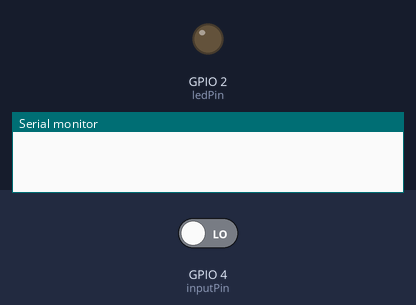
Bench run of a sketch on a simulated ESP32. On the bench: output pins drawn as LEDs (lit = HIGH), the last lines printed to the serial monitor. The test bench sets the inputs (shaded band); at power-on: GPIO 4 (inputPin) LOW.

Above: at 1.2 s.
1.3 s: GPIO 4 (inputPin) driven HIGH
At 2.2 s:
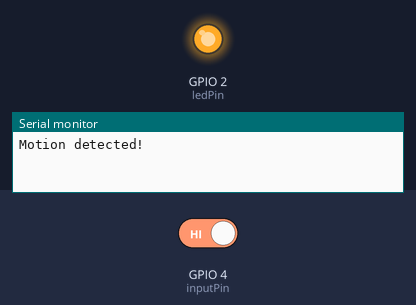
2.8 s: GPIO 4 (inputPin) driven LOW
At 3.3 s:
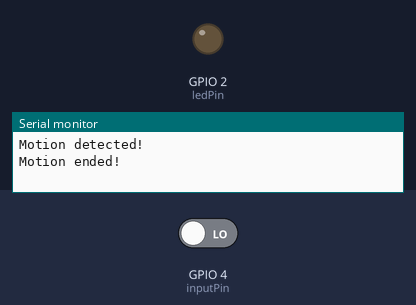
Timing chart, 0 to 5.8 s (numbered marks = the images above; inputs shaded):
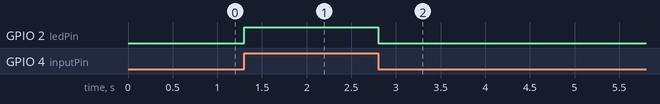

The sketch:

pir_esp_send.ino
```cpp
// on esp32
int ledPin = 2;
int inputPin = 4;               // Sensor input
int pirState = LOW;
int val = 0;

void setup() {
  pinMode(ledPin, OUTPUT);
  pinMode(inputPin, INPUT);

  Serial.begin(9600);
}

void loop(){
  val = digitalRead(inputPin);
  if (val == HIGH) {
    digitalWrite(ledPin, HIGH);
    if (pirState == LOW) {
      Serial.println("Motion detected!");
      pirState = HIGH;
    }
  } else {
    digitalWrite(ledPin, LOW);
    if (pirState == HIGH){
      Serial.println("Motion ended!");
      pirState = LOW;
    }
  }
}
```

Measured:
- after the input at 1.3 s, GPIO 2 (ledPin): LOW → HIGH at once
- after the input at 2.8 s, GPIO 2 (ledPin): HIGH → LOW at once
